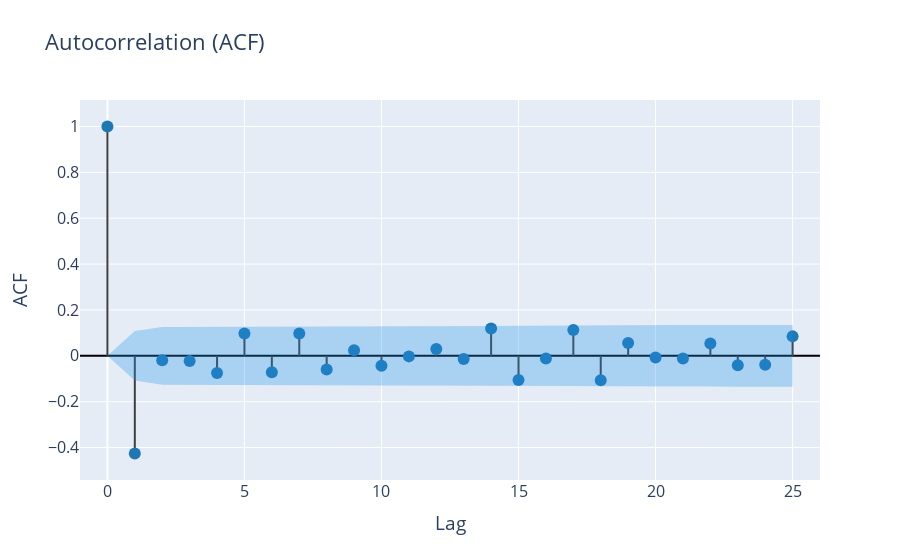
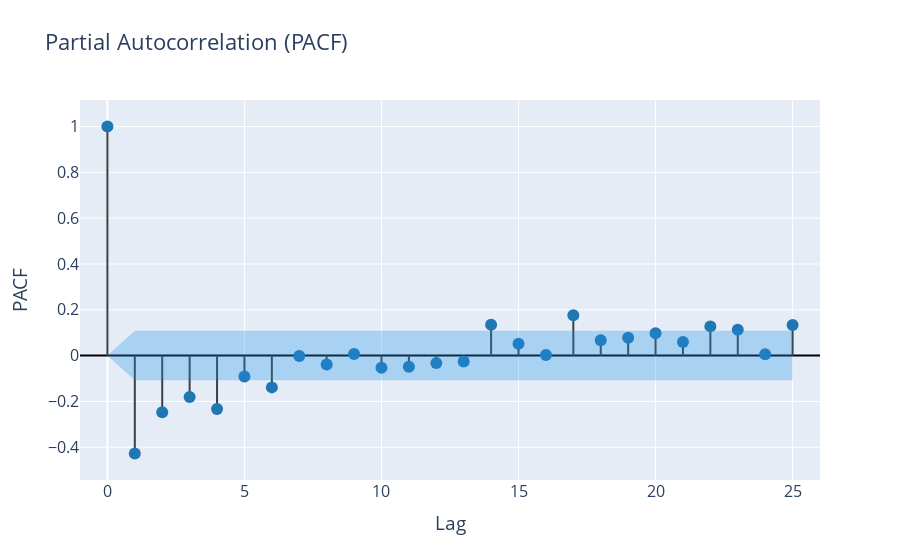

These figures' notebook cell, in order:
### Code cell
create_corr_plot(df1["numbers.log.1"])
create_corr_plot(df1["numbers.log.1"], plot_pacf=True)

### Figure 1 — Plotly figure (JSON) as saved in the notebook; plotly's stock layout.template omitted (floating-point values rounded to 4 significant figures)
{"data": [{"line": {"color": "#3f3f3f"}, "mode": "lines", "showlegend": false, "type": "scatter", "x": [0, 0], "y": [0, 1]}, {"line": {"color": "#3f3f3f"}, "mode": "lines", "showlegend": false, "type": "scatter", "x": [1, 1], "y": [0, -0.426]}, {"line": {"color": "#3f3f3f"}, "mode": "lines", "showlegend": false, "type": "scatter", "x": [2, 2], "y": [0, -0.01913]}, {"line": {"color": "#3f3f3f"}, "mode": "lines", "showlegend": false, "type": "scatter", "x": [3, 3], "y": [0, -0.02293]}, {"line": {"color": "#3f3f3f"}, "mode": "lines", "showlegend": false, "type": "scatter", "x": [4, 4], "y": [0, -0.0751]}, {"line": {"color": "#3f3f3f"}, "mode": "lines", "showlegend": false, "type": "scatter", "x": [5, 5], "y": [0, 0.09742]}, {"line": {"color": "#3f3f3f"}, "mode": "lines", "showlegend": false, "type": "scatter", "x": [6, 6], "y": [0, -0.07167]}, {"line": {"color": "#3f3f3f"}, "mode": "lines", "showlegend": false, "type": "scatter", "x": [7, 7], "y": [0, 0.09716]}, {"line": {"color": "#3f3f3f"}, "mode": "lines", "showlegend": false, "type": "scatter", "x": [8, 8], "y": [0, -0.0596]}, {"line": {"color": "#3f3f3f"}, "mode": "lines", "showlegend": false, "type": "scatter", "x": [9, 9], "y": [0, 0.02411]}, {"line": {"color": "#3f3f3f"}, "mode": "lines", "showlegend": false, "type": "scatter", "x": [10, 10], "y": [0, -0.04347]}, {"line": {"color": "#3f3f3f"}, "mode": "lines", "showlegend": false, "type": "scatter", "x": [11, 11], "y": [0, -0.002463]}, {"line": {"color": "#3f3f3f"}, "mode": "lines", "showlegend": false, "type": "scatter", "x": [12, 12], "y": [0, 0.02931]}, {"line": {"color": "#3f3f3f"}, "mode": "lines", "showlegend": false, "type": "scatter", "x": [13, 13], "y": [0, -0.01345]}, {"line": {"color": "#3f3f3f"}, "mode": "lines", "showlegend": false, "type": "scatter", "x": [14, 14], "y": [0, 0.1191]}, {"line": {"color": "#3f3f3f"}, "mode": "lines", "showlegend": false, "type": "scatter", "x": [15, 15], "y": [0, -0.1051]}, {"line": {"color": "#3f3f3f"}, "mode": "lines", "showlegend": false, "type": "scatter", "x": [16, 16], "y": [0, -0.01204]}, {"line": {"color": "#3f3f3f"}, "mode": "lines", "showlegend": false, "type": "scatter", "x": [17, 17], "y": [0, 0.1127]}, {"line": {"color": "#3f3f3f"}, "mode": "lines", "showlegend": false, "type": "scatter", "x": [18, 18], "y": [0, -0.1069]}, {"line": {"color": "#3f3f3f"}, "mode": "lines", "showlegend": false, "type": "scatter", "x": [19, 19], "y": [0, 0.05567]}, {"line": {"color": "#3f3f3f"}, "mode": "lines", "showlegend": false, "type": "scatter", "x": [20, 20], "y": [0, -0.00728]}, {"line": {"color": "#3f3f3f"}, "mode": "lines", "showlegend": false, "type": "scatter", "x": [21, 21], "y": [0, -0.01206]}, {"line": {"color": "#3f3f3f"}, "mode": "lines", "showlegend": false, "type": "scatter", "x": [22, 22], "y": [0, 0.05322]}, {"line": {"color": "#3f3f3f"}, "mode": "lines", "showlegend": false, "type": "scatter", "x": [23, 23], "y": [0, -0.04068]}, {"line": {"color": "#3f3f3f"}, "mode": "lines", "showlegend": false, "type": "scatter", "x": [24, 24], "y": [0, -0.03942]}, {"line": {"color": "#3f3f3f"}, "mode": "lines", "showlegend": false, "type": "scatter", "x": [25, 25], "y": [0, 0.0848]}, {"marker": {"color": "#1f77b4", "size": 12}, "mode": "markers", "showlegend": false, "type": "scatter", "x": [0, 1, 2, 3, 4, 5, 6, 7, 8, 9, 10, 11, 12, 13, 14, 15, 16, 17, 18, 19, 20, 21, 22, 23, 24, 25], "y": [1, -0.426, -0.01913, -0.02293, -0.0751, 0.09742, -0.07167, 0.09716, -0.0596, 0.02411, -0.04347, -0.002463, 0.02931, -0.01345, 0.1191, -0.1051, -0.01204, 0.1127, -0.1069, 0.05567, -0.00728, -0.01206, 0.05322, -0.04068, -0.03942, 0.0848]}, {"line": {"color": "rgba(255,255,255,0)"}, "mode": "lines", "showlegend": false, "type": "scatter", "x": [0, 1, 2, 3, 4, 5, 6, 7, 8, 9, 10, 11, 12, 13, 14, 15, 16, 17, 18, 19, 20, 21, 22, 23, 24, 25], "y": [0, 0.1081, 0.1261, 0.1262, 0.1262, 0.1268, 0.1276, 0.1281, 0.1289, 0.1293, 0.1293, 0.1295, 0.1295, 0.1296, 0.1296, 0.1309, 0.1318, 0.1319, 0.133, 0.134, 0.1342, 0.1342, 0.1343, 0.1345, 0.1347, 0.1348]}, {"fill": "tonexty", "fillcolor": "rgba(32, 146, 230,0.3)", "line": {"color": "rgba(255,255,255,0)"}, "mode": "lines", "showlegend": false, "type": "scatter", "x": [0, 1, 2, 3, 4, 5, 6, 7, 8, 9, 10, 11, 12, 13, 14, 15, 16, 17, 18, 19, 20, 21, 22, 23, 24, 25], "y": [0, -0.1081, -0.1261, -0.1262, -0.1262, -0.1268, -0.1276, -0.1281, -0.1289, -0.1293, -0.1293, -0.1295, -0.1295, -0.1296, -0.1296, -0.1309, -0.1318, -0.1319, -0.133, -0.134, -0.1342, -0.1342, -0.1343, -0.1345, -0.1347, -0.1348]}], "layout": {"font": {"size": 16}, "title": {"text": "Autocorrelation (ACF)"}, "xaxis": {"range": [-1, 26], "title": {"text": "Lag"}}, "yaxis": {"title": {"text": "ACF"}, "zerolinecolor": "#000000"}}}

### Figure 2 — Plotly figure (JSON) as saved in the notebook; plotly's stock layout.template omitted (floating-point values rounded to 4 significant figures)
{"data": [{"line": {"color": "#3f3f3f"}, "mode": "lines", "showlegend": false, "type": "scatter", "x": [0, 0], "y": [0, 1]}, {"line": {"color": "#3f3f3f"}, "mode": "lines", "showlegend": false, "type": "scatter", "x": [1, 1], "y": [0, -0.4273]}, {"line": {"color": "#3f3f3f"}, "mode": "lines", "showlegend": false, "type": "scatter", "x": [2, 2], "y": [0, -0.2469]}, {"line": {"color": "#3f3f3f"}, "mode": "lines", "showlegend": false, "type": "scatter", "x": [3, 3], "y": [0, -0.1809]}, {"line": {"color": "#3f3f3f"}, "mode": "lines", "showlegend": false, "type": "scatter", "x": [4, 4], "y": [0, -0.2334]}, {"line": {"color": "#3f3f3f"}, "mode": "lines", "showlegend": false, "type": "scatter", "x": [5, 5], "y": [0, -0.09084]}, {"line": {"color": "#3f3f3f"}, "mode": "lines", "showlegend": false, "type": "scatter", "x": [6, 6], "y": [0, -0.1387]}, {"line": {"color": "#3f3f3f"}, "mode": "lines", "showlegend": false, "type": "scatter", "x": [7, 7], "y": [0, -0.001857]}, {"line": {"color": "#3f3f3f"}, "mode": "lines", "showlegend": false, "type": "scatter", "x": [8, 8], "y": [0, -0.03912]}, {"line": {"color": "#3f3f3f"}, "mode": "lines", "showlegend": false, "type": "scatter", "x": [9, 9], "y": [0, 0.006933]}, {"line": {"color": "#3f3f3f"}, "mode": "lines", "showlegend": false, "type": "scatter", "x": [10, 10], "y": [0, -0.05282]}, {"line": {"color": "#3f3f3f"}, "mode": "lines", "showlegend": false, "type": "scatter", "x": [11, 11], "y": [0, -0.04847]}, {"line": {"color": "#3f3f3f"}, "mode": "lines", "showlegend": false, "type": "scatter", "x": [12, 12], "y": [0, -0.03277]}, {"line": {"color": "#3f3f3f"}, "mode": "lines", "showlegend": false, "type": "scatter", "x": [13, 13], "y": [0, -0.02547]}, {"line": {"color": "#3f3f3f"}, "mode": "lines", "showlegend": false, "type": "scatter", "x": [14, 14], "y": [0, 0.1351]}, {"line": {"color": "#3f3f3f"}, "mode": "lines", "showlegend": false, "type": "scatter", "x": [15, 15], "y": [0, 0.05129]}, {"line": {"color": "#3f3f3f"}, "mode": "lines", "showlegend": false, "type": "scatter", "x": [16, 16], "y": [0, 0.003117]}, {"line": {"color": "#3f3f3f"}, "mode": "lines", "showlegend": false, "type": "scatter", "x": [17, 17], "y": [0, 0.1761]}, {"line": {"color": "#3f3f3f"}, "mode": "lines", "showlegend": false, "type": "scatter", "x": [18, 18], "y": [0, 0.06701]}, {"line": {"color": "#3f3f3f"}, "mode": "lines", "showlegend": false, "type": "scatter", "x": [19, 19], "y": [0, 0.07803]}, {"line": {"color": "#3f3f3f"}, "mode": "lines", "showlegend": false, "type": "scatter", "x": [20, 20], "y": [0, 0.09715]}, {"line": {"color": "#3f3f3f"}, "mode": "lines", "showlegend": false, "type": "scatter", "x": [21, 21], "y": [0, 0.05989]}, {"line": {"color": "#3f3f3f"}, "mode": "lines", "showlegend": false, "type": "scatter", "x": [22, 22], "y": [0, 0.1276]}, {"line": {"color": "#3f3f3f"}, "mode": "lines", "showlegend": false, "type": "scatter", "x": [23, 23], "y": [0, 0.1126]}, {"line": {"color": "#3f3f3f"}, "mode": "lines", "showlegend": false, "type": "scatter", "x": [24, 24], "y": [0, 0.006424]}, {"line": {"color": "#3f3f3f"}, "mode": "lines", "showlegend": false, "type": "scatter", "x": [25, 25], "y": [0, 0.1334]}, {"marker": {"color": "#1f77b4", "size": 12}, "mode": "markers", "showlegend": false, "type": "scatter", "x": [0, 1, 2, 3, 4, 5, 6, 7, 8, 9, 10, 11, 12, 13, 14, 15, 16, 17, 18, 19, 20, 21, 22, 23, 24, 25], "y": [1, -0.4273, -0.2469, -0.1809, -0.2334, -0.09084, -0.1387, -0.001857, -0.03912, 0.006933, -0.05282, -0.04847, -0.03277, -0.02547, 0.1351, 0.05129, 0.003117, 0.1761, 0.06701, 0.07803, 0.09715, 0.05989, 0.1276, 0.1126, 0.006424, 0.1334]}, {"line": {"color": "rgba(255,255,255,0)"}, "mode": "lines", "showlegend": false, "type": "scatter", "x": [0, 1, 2, 3, 4, 5, 6, 7, 8, 9, 10, 11, 12, 13, 14, 15, 16, 17, 18, 19, 20, 21, 22, 23, 24, 25], "y": [0, 0.1081, 0.1081, 0.1081, 0.1081, 0.1081, 0.1081, 0.1081, 0.1081, 0.1081, 0.1081, 0.1081, 0.1081, 0.1081, 0.1081, 0.1081, 0.1081, 0.1081, 0.1081, 0.1081, 0.1081, 0.1081, 0.1081, 0.1081, 0.1081, 0.1081]}, {"fill": "tonexty", "fillcolor": "rgba(32, 146, 230,0.3)", "line": {"color": "rgba(255,255,255,0)"}, "mode": "lines", "showlegend": false, "type": "scatter", "x": [0, 1, 2, 3, 4, 5, 6, 7, 8, 9, 10, 11, 12, 13, 14, 15, 16, 17, 18, 19, 20, 21, 22, 23, 24, 25], "y": [0, -0.1081, -0.1081, -0.1081, -0.1081, -0.1081, -0.1081, -0.1081, -0.1081, -0.1081, -0.1081, -0.1081, -0.1081, -0.1081, -0.1081, -0.1081, -0.1081, -0.1081, -0.1081, -0.1081, -0.1081, -0.1081, -0.1081, -0.1081, -0.1081, -0.1081]}], "layout": {"font": {"size": 16}, "title": {"text": "Partial Autocorrelation (PACF)"}, "xaxis": {"range": [-1, 26], "title": {"text": "Lag"}}, "yaxis": {"title": {"text": "PACF"}, "zerolinecolor": "#000000"}}}
